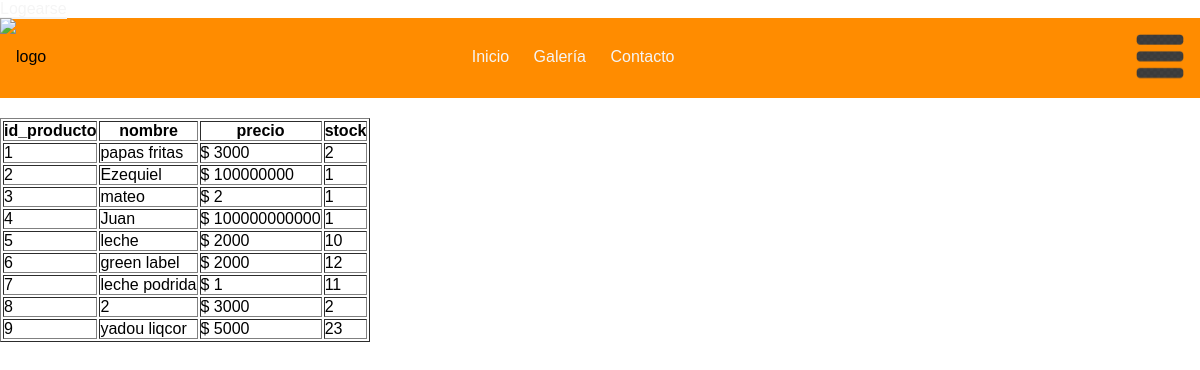
The page / on the database its author committed.
### tables this page shows
CREATE TABLE `productos` (
  `id_producto` int(11) NOT NULL,
  `nombre` varchar(50) DEFAULT NULL,
  `precio` float DEFAULT NULL,
  `stock` int(11) DEFAULT NULL
);

### index.php (the view, shortened to what this page needs)
<!DOCTYPE html>
<html lang="en">
<head>
    <link rel="stylesheet" href="style.css">
    <link href="https://cdn.jsdelivr.net/npm/@sweetalert2/theme-dark@4/dark.css" rel="stylesheet">
</head>
<?php
if (!isset($_SESSION["id_login"]))
    echo "<a href='views/formLogin.php'>Logearse</a>";
?>
<body>
    <header>
        <img src="" alt="logo">
        <nav id="nav">
            <a href="">Inicio</a>
            <a href="">Galería</a>
            <a href="">Contacto</a>
        </nav>
        <img id="menu" src="views/imgs/desplegar.png" alt="menu">
    </header>
    <main>
        <?php
        require("controller/conex.php");
        $result = $conex->query("SELECT * FROM productos");
        $desc = $conex->query("DESC productos");
        if ($result->num_rows > 0) {
            echo "<table border='1'>";
            echo "<tr>";
            while ($tabla = $desc->fetch_assoc()) {
                echo "<th>" . $tabla["Field"] . "</th>";
            }
            echo "</tr>";
            while ($row = $result->fetch_assoc()) {
                echo "<tr>";
                echo "<td>" . $row["id_producto"] . "</td>";
                echo "<td>" . $row["nombre"] . "</td>";
                echo "<td>$ " . $row["precio"] . "</td>";
                echo "<td>" . $row["stock"] . "</td>";
                echo "</tr>";
            }
            echo "</table>";
        } else
            echo "No hay datos";
        ?>
    </main>
</body>
</html>

### style.css (style rules this page uses)
* { padding: 0; margin: 0; font-family: Arial, Helvetica, sans-serif; }
a { color: whitesmoke; text-decoration: none; }
header { height: 80px; background-color: darkorange; line-height: 78px; display: flex; justify-content: space-between; }
header a { margin-right: 20px; }
main { margin-top: 20px; }

### rows shown on the page
productos: id_producto "1", nombre "papas fritas", precio "3000", stock "2"
productos: id_producto "2", nombre "Ezequiel", precio "100000000", stock "1"
productos: id_producto "3", nombre "mateo", precio "2", stock "1"
productos: id_producto "4", nombre "Juan", precio "100000000000", stock "1"
productos: id_producto "5", nombre "leche", precio "2000", stock "10"
productos: id_producto "6", nombre "green label", precio "2000", stock "12"
productos: id_producto "7", nombre "leche podrida", precio "1", stock "11"
productos: id_producto "8", nombre "2", precio "3000", stock "2"
productos: id_producto "9", nombre "yadou liqcor", precio "5000", stock "23"

### other values the page prints
$tabla["Field"] "id_producto"
$tabla["Field"] "nombre"
$tabla["Field"] "precio"
$tabla["Field"] "stock"
